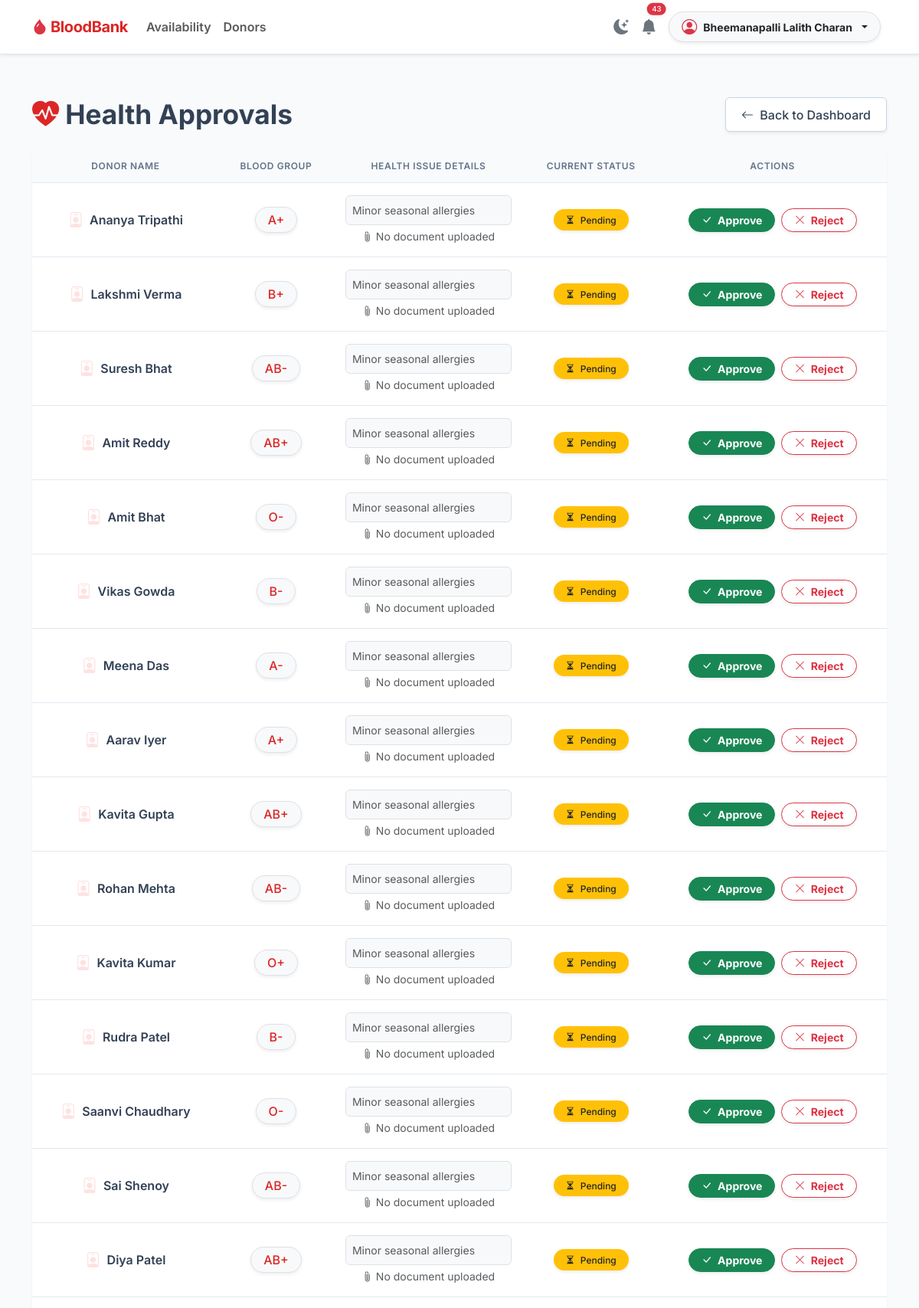
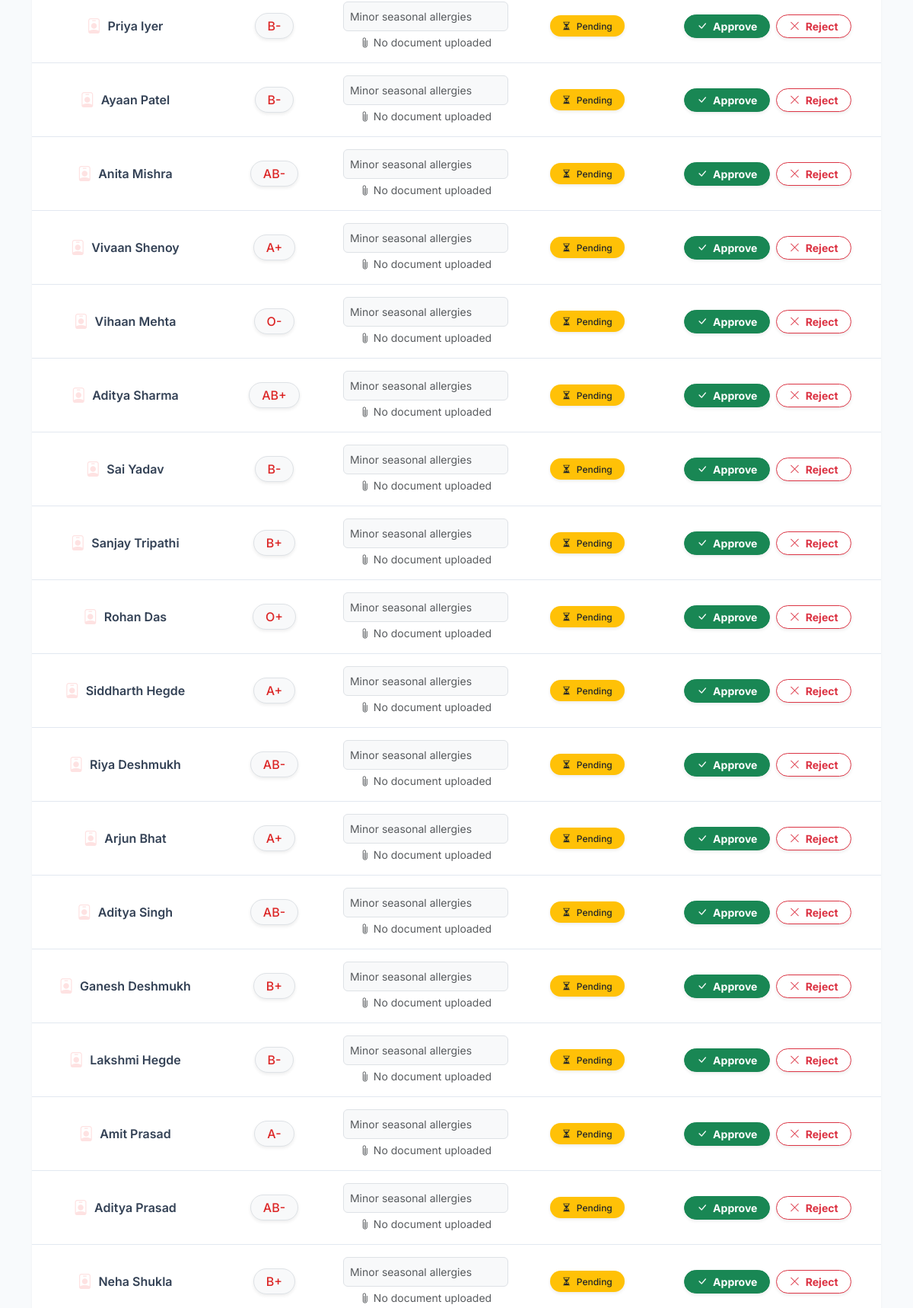
Screenshot of /admin-health-approvals/ (signed in, upper part) with the database file from the repository (2 pictures, top to bottom).
### accounts/models.py (models this page shows, shortened)
class User(AbstractUser):
    ROLE_CHOICES = (
        ('ADMIN', 'Admin'),
        ('DONOR', 'Donor'),
        ('REQUESTER', 'Requester'),
    )
    role       = models.CharField(max_length=20, choices=ROLE_CHOICES)
    email      = models.EmailField(unique=True, blank=True, default='')
    is_active  = models.BooleanField(default=True)   # used for account deactivation

### donors/models.py (models this page shows, shortened)
class Donor(models.Model):
    user = models.OneToOneField(User, on_delete=models.CASCADE, related_name='donor_profile')
    blood_group = models.ForeignKey(BloodGroup, on_delete=models.CASCADE)
    phone = models.CharField(max_length=15, unique=True)
    age = models.PositiveIntegerField()
    gender = models.CharField(max_length=10)
    weight = models.FloatField()
    health_issue = models.BooleanField(default=False)
    health_issue_description = models.TextField(blank=True, null=True)
    health_document = models.FileField(
        upload_to='health_documents/',
        blank=True, null=True,
        help_text='Medical certificate, prescription, or any supporting document (PDF, JPG, PNG)'
    )
    ELIGIBILITY_CHOICES = (
        ('ELIGIBLE', 'Eligible'),
        ('PENDING', 'Pending Approval'),
        ('REJECTED', 'Rejected'),
    )
    eligibility_status = models.CharField(max_length=20, choices=ELIGIBILITY_CHOICES, default='ELIGIBLE')
    availability = models.BooleanField(default=True)
    address = models.CharField(max_length=255, blank=True, null=True)
    pincode = models.CharField(max_length=10, blank=True, null=True)
    city = models.CharField(max_length=100, blank=True, null=True)
    state = models.CharField(max_length=100, blank=True, null=True)
    nation = models.CharField(max_length=100, blank=True, null=True)

### inventory/models.py (models this page shows, shortened)
class BloodGroup(models.Model):
    blood_group = models.CharField(max_length=5, unique=True)

### accounts/views.py (the view, shortened to what this page needs)
# urls.py: path('admin-health-approvals/', admin_health_approvals, name='admin_health_approvals'),
@login_required
def admin_health_approvals(request):
    if not request.user.is_staff:
        return redirect('dashboard')
    pending_donors = Donor.objects.filter(eligibility_status='PENDING').order_by('-id')
    return render(request, 'admin_health_approvals.html', {'pending_donors': pending_donors})

### notifications/context_processors.py (called while the page is built)
def unread_notifications_count(request):
    if request.user.is_authenticated:
        count = request.user.notifications.filter(is_read=False).count()
        return {'unread_notif_count': count}
    return {'unread_notif_count': 0}

### templates/admin_health_approvals.html (shortened to what this page needs)
{% extends 'base.html' %}
{% block content %}
<div class="d-flex justify-content-between align-items-center mb-4 mt-3">
    <h2 class="fw-bold mb-0" style="color: var(--secondary); font-size: 2.2rem;">
        <i class="bi bi-heart-pulse-fill me-2" style="color: var(--primary);"></i>Health Approvals
    </h2>
    <a href="{% url 'dashboard' %}" class="btn btn-secondary-custom shadow-sm">
        <i class="bi bi-arrow-left me-1"></i> Back to Dashboard
    </a>
</div>
<div class="premium-card mb-5 border-0">
    <div class="card-body p-0">
        <div class="table-responsive">
            <table class="table table-premium table-borderless align-middle text-center mb-0">
                <thead>
                    <tr>
                        <th>Donor Name</th>
                        <th>Blood Group</th>
                        <th>Health Issue Details</th>
                        <th>Current Status</th>
                        <th>Actions</th>
                    </tr>
                </thead>
                <tbody>
                    {% for donor in pending_donors %}
                    <tr>
                        <td class="fw-semibold" style="color: var(--secondary);">
                            <div class="d-flex align-items-center justify-content-center">
                                <i class="bi bi-person-badge fs-5 me-2" style="color: var(--primary-light);"></i>
                                {{ donor.user.get_full_name|default:donor.user.username }}
                            </div>
                        </td>
                        <td>
                            <span class="badge bg-light border fs-6 px-3 py-2 rounded-pill shadow-sm" style="color: var(--primary);">
                                {{ donor.blood_group.blood_group }}
                            </span>
                        </td>
                        <td>
                            <div class="text-muted small text-start p-2 border rounded bg-light" style="max-width: 300px; max-height: 80px; overflow-y: auto;">
                                {{ donor.health_issue_description|default:"No details provided." }}
                            </div>
                            {% if donor.health_document %}
                                <div class="mt-2">
                                    {% with donor.health_document.name as doc_name %}
                                        {% if doc_name|lower|slice:"-4:" == ".pdf" %}
                                            <a href="{{ donor.health_document.url }}" target="_blank"
                                               class="btn btn-sm btn-outline-danger rounded-pill px-3 fw-bold">
                                                <i class="bi bi-file-earmark-pdf-fill me-1"></i> View PDF
                                            </a>
                                        {% else %}
                                            <a href="{{ donor.health_document.url }}" target="_blank">
                                                <img src="{{ donor.health_document.url }}"
                                                     alt="Health Document"
                                                     style="max-width:120px;max-height:80px;border-radius:6px;border:1px solid #e2e8f0;object-fit:cover;">
                                            </a>
                                        {% endif %}
                                    {% endwith %}
                                </div>
                            {% else %}
                                <div class="text-muted small mt-1"><i class="bi bi-paperclip me-1"></i>No document uploaded</div>
                            {% endif %}
                        </td>
                        <td>
                            <span class="badge bg-warning text-dark px-3 py-2 rounded-pill shadow-sm">
                                <i class="bi bi-hourglass-split me-1"></i> Pending
                            </span>
                        </td>
                        <td>
                            <div class="d-flex justify-content-center gap-2">
                                <form method="POST" action="" class="m-0 p-0">
                                    <button type="submit" class="btn btn-sm btn-success fw-bold shadow-sm rounded-pill px-3">
                                        <i class="bi bi-check-lg me-1"></i> Approve
                                    </button>
                                </form>
                                <form method="POST" action="" class="m-0 p-0">
                                    <button type="submit" class="btn btn-sm btn-outline-danger fw-bold shadow-sm rounded-pill px-3 bg-white">
                                        <i class="bi bi-x-lg me-1"></i> Reject
                                    </button>
                                </form>
                            </div>
                        </td>
                    </tr>
                    {% endfor %}
                </tbody>
            </table>
        </div>
    </div>
</div>
{% endblock %}

### templates/base.html (shortened to what this page needs)
{% load static %}
<!DOCTYPE html>
<html lang="en">
<head>
    <link href="https://cdn.jsdelivr.net/npm/bootstrap@5.3.0/dist/css/bootstrap.min.css" rel="stylesheet">
    <link rel="stylesheet" href="https://cdn.jsdelivr.net/npm/bootstrap-icons@1.10.5/font/bootstrap-icons.css">
    <link rel="stylesheet" href="{% static 'css/style.css' %}">
</head>
<body>
    <nav class="navbar navbar-expand-lg sticky-top shadow-sm">
        <div class="container">
            <a class="navbar-brand fw-bold" href="/">
                <i class="bi bi-droplet-fill text-danger"></i> BloodBank
            </a>
            <div class="collapse navbar-collapse" id="navbarNav">
                <ul class="navbar-nav me-auto mb-2 mb-lg-0">
                    <li class="nav-item">
                        <a class="nav-link fw-semibold" href="{% url 'blood_availability' %}">Availability</a>
                    </li>
                    <li class="nav-item">
                        <a class="nav-link fw-semibold" href="{% url 'donor_search' %}">Donors</a>
                    </li>
                </ul>
                <ul class="navbar-nav ms-auto align-items-center">
                    <li class="nav-item me-3">
                        <button class="btn btn-link nav-link px-0 text-secondary" id="themeToggle" title="Toggle Dark/Light Mode">
                            <i class="bi bi-moon-stars-fill fs-5" id="themeIcon"></i>
                        </button>
                    </li>
                    {% if request.user.is_authenticated %}
                        <li class="nav-item me-3 position-relative">
                            <a href="{% url 'notifications_view' %}" class="nav-link px-0 text-secondary" title="Notifications">
                                <i class="bi bi-bell-fill fs-5"></i>
                                {% if unread_notif_count > 0 %}
                                    <span class="position-absolute top-0 start-100 translate-middle badge rounded-pill bg-danger shadow-sm" style="font-size: 0.6rem; padding: 0.35em 0.65em;">
                                        {{ unread_notif_count }}
                                    </span>
                                {% endif %}
                            </a>
                        </li>
                        <li class="nav-item dropdown me-2">
                            <a class="nav-link dropdown-toggle d-flex align-items-center gap-2 py-1 px-3 bg-light border rounded-pill shadow-sm text-dark" href="#" id="userDropdown" role="button" data-bs-toggle="dropdown" aria-expanded="false">
                                <i class="bi bi-person-circle fs-5 text-danger"></i>
                                <span class="fw-bold small">{{ request.user.get_full_name|default:request.user.username }}</span>
                            </a>
                        </li>
                    {% endif %}
                </ul>
            </div>
        </div>
    </nav>
    <main class="flex-grow-1 py-4">
        <div class="container pt-3">
            {% block content %}
            {% endblock %}
        </div>
    </main>
</body>
</html>

### static/css/style.css (style rules this page uses)
:root { --primary: #dc2626; --primary-light: #fee2e2; --primary-glare: #fca5a5; --primary-dark: #b91c1c; --bg-color: #f8fafc; --card-bg: #ffffff; --text-main: #0f172a; --text-muted: #64748b; --secondary: #334155; --border-color: #e2e8f0; --border-hover: #cbd5e1; --nav-bg: #ffffff; --table-header: #f8fafc; --input-bg: #ffffff; }
body { background-color: var(--bg-color); font-family: 'Inter', -apple-system, BlinkMacSystemFont, "Segoe UI", Roboto, sans-serif; color: var(--text-main); display: flex; flex-direction: column; min-height: 100vh; }
.navbar { background: var(--nav-bg) !important; border-bottom: 1px solid var(--border-color); padding: 12px 0; box-shadow: 0 1px 2px 0 rgba(0, 0, 0, 0.03); }
.navbar-brand { color: var(--primary) !important; font-weight: 700; letter-spacing: -0.02em; }
.premium-card { background: var(--card-bg); border: 1px solid var(--border-color); border-radius: 8px; box-shadow: 0 1px 3px 0 rgba(0, 0, 0, 0.05), 0 1px 2px -1px rgba(0, 0, 0, 0.05); }
.btn-secondary-custom { background-color: var(--card-bg); color: var(--secondary); border: 1px solid var(--border-hover); border-radius: 6px; font-weight: 500; padding: 0.6rem 1.25rem; transition: all 0.2s; }
.table-premium { margin-bottom: 0; width: 100%; }
.table-premium th { background-color: var(--table-header); color: var(--text-muted); font-weight: 600; text-transform: uppercase; font-size: 0.75rem; letter-spacing: 0.05em; border-bottom: 1px solid var(--border-color); padding: 12px 16px; }
.table-premium td { border-bottom: 1px solid var(--border-color); vertical-align: middle; color: var(--text-main); padding: 16px; }
.badge { font-weight: 500; }

### rows the page displays
User: user.get_full_name "Bheemanapalli Lalith Charan"
Donor: user.get_full_name "Ananya Tripathi", blood_group.blood_group "A+", health_issue_description "Minor seasonal allergies", health_document "No document uploaded"
Donor: user.get_full_name "Lakshmi Verma", blood_group.blood_group "B+", health_issue_description "Minor seasonal allergies", health_document "No document uploaded"
Donor: user.get_full_name "Suresh Bhat", blood_group.blood_group "AB-", health_issue_description "Minor seasonal allergies", health_document "No document uploaded"
Donor: user.get_full_name "Amit Reddy", blood_group.blood_group "AB+", health_issue_description "Minor seasonal allergies", health_document "No document uploaded"
Donor: user.get_full_name "Amit Bhat", blood_group.blood_group "O-", health_issue_description "Minor seasonal allergies", health_document "No document uploaded"
Donor: user.get_full_name "Vikas Gowda", blood_group.blood_group "B-", health_issue_description "Minor seasonal allergies", health_document "No document uploaded"
Donor: user.get_full_name "Meena Das", blood_group.blood_group "A-", health_issue_description "Minor seasonal allergies", health_document "No document uploaded"
Donor: user.get_full_name "Aarav Iyer", blood_group.blood_group "A+", health_issue_description "Minor seasonal allergies", health_document "No document uploaded"
Donor: user.get_full_name "Kavita Gupta", blood_group.blood_group "AB+", health_issue_description "Minor seasonal allergies", health_document "No document uploaded"
Donor: user.get_full_name "Rohan Mehta", blood_group.blood_group "AB-", health_issue_description "Minor seasonal allergies", health_document "No document uploaded"
Donor: user.get_full_name "Kavita Kumar", blood_group.blood_group "O+", health_issue_description "Minor seasonal allergies", health_document "No document uploaded"
Donor: user.get_full_name "Rudra Patel", blood_group.blood_group "B-", health_issue_description "Minor seasonal allergies", health_document "No document uploaded"
Donor: user.get_full_name "Saanvi Chaudhary", blood_group.blood_group "O-", health_issue_description "Minor seasonal allergies", health_document "No document uploaded"
Donor: user.get_full_name "Sai Shenoy", blood_group.blood_group "AB-", health_issue_description "Minor seasonal allergies", health_document "No document uploaded"
Donor: user.get_full_name "Diya Patel", blood_group.blood_group "AB+", health_issue_description "Minor seasonal allergies", health_document "No document uploaded"
Donor: user.get_full_name "Priya Iyer", blood_group.blood_group "B-", health_issue_description "Minor seasonal allergies", health_document "No document uploaded"
Donor: user.get_full_name "Ayaan Patel", blood_group.blood_group "B-", health_issue_description "Minor seasonal allergies", health_document "No document uploaded"
Donor: user.get_full_name "Anita Mishra", blood_group.blood_group "AB-", health_issue_description "Minor seasonal allergies", health_document "No document uploaded"
Donor: user.get_full_name "Vivaan Shenoy", blood_group.blood_group "A+", health_issue_description "Minor seasonal allergies", health_document "No document uploaded"
Donor: user.get_full_name "Vihaan Mehta", blood_group.blood_group "O-", health_issue_description "Minor seasonal allergies", health_document "No document uploaded"
Donor: user.get_full_name "Aditya Sharma", blood_group.blood_group "AB+", health_issue_description "Minor seasonal allergies", health_document "No document uploaded"
Donor: user.get_full_name "Sai Yadav", blood_group.blood_group "B-", health_issue_description "Minor seasonal allergies", health_document "No document uploaded"
Donor: user.get_full_name "Sanjay Tripathi", blood_group.blood_group "B+", health_issue_description "Minor seasonal allergies", health_document "No document uploaded"
Donor: user.get_full_name "Rohan Das", blood_group.blood_group "O+", health_issue_description "Minor seasonal allergies", health_document "No document uploaded"
Donor: user.get_full_name "Siddharth Hegde", blood_group.blood_group "A+", health_issue_description "Minor seasonal allergies", health_document "No document uploaded"
Donor: user.get_full_name "Riya Deshmukh", blood_group.blood_group "AB-", health_issue_description "Minor seasonal allergies", health_document "No document uploaded"
Donor: user.get_full_name "Arjun Bhat", blood_group.blood_group "A+", health_issue_description "Minor seasonal allergies", health_document "No document uploaded"
Donor: user.get_full_name "Aditya Singh", blood_group.blood_group "AB-", health_issue_description "Minor seasonal allergies", health_document "No document uploaded"
Donor: user.get_full_name "Ganesh Deshmukh", blood_group.blood_group "B+", health_issue_description "Minor seasonal allergies", health_document "No document uploaded"
Donor: user.get_full_name "Lakshmi Hegde", blood_group.blood_group "B-", health_issue_description "Minor seasonal allergies", health_document "No document uploaded"
Donor: user.get_full_name "Amit Prasad", blood_group.blood_group "A-", health_issue_description "Minor seasonal allergies", health_document "No document uploaded"
Donor: user.get_full_name "Aditya Prasad", blood_group.blood_group "AB-", health_issue_description "Minor seasonal allergies", health_document "No document uploaded"
Donor: user.get_full_name "Neha Shukla", blood_group.blood_group "B+", health_issue_description "Minor seasonal allergies", health_document "No document uploaded"

### other values shown
{{ unread_notif_count }} "43"
